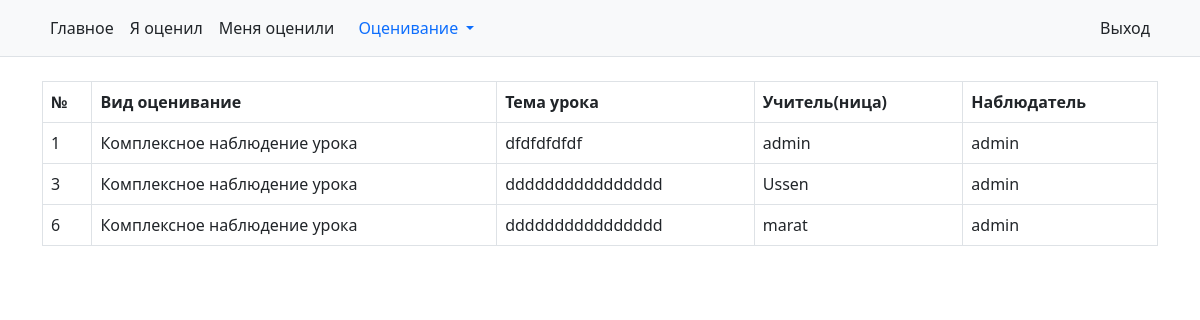
Screenshot of /assessmentfromme/ (signed in) with the database file from the repository.
### myapp/models.py (models this page shows)
class ComprehensiveControl(models.Model):
	TYPE_ASSESSMENT = [
		('Комплексное наблюдение урока', 'Комплексное наблюдение урока'),
		('Планирование урока', 'Планирование урока'),
		('Преподавание', 'Преподавание'),
		('Оценивание учебных достижений учащихся', 'Оценивание учебных достижений учащихся')
	]
	TYPE_PLAN = [
		('самостоятельно разработанного урока', 'самостоятельно разработанного урока'),
		('совместно разработанного с коллегами урока в рамках исследования урока', 'совместно разработанного с коллегами урока в рамках исследования урока'),
		('урока в рамках исследования практики', 'урока в рамках исследования практики'),
		('урока по авторской программе', 'урока по авторской программе'),
		('урока по авторской методике', 'урока по авторской методике' )
	]
	BOOL_CHOICES = [(True, 'Да'), (False, 'Нет')]
	assessment_type = models.CharField(verbose_name="Тип оценивание", choices=TYPE_ASSESSMENT, max_length=255, default="Комлексное наблюдение урока")
	lesson_title  = models.CharField(max_length=255, verbose_name='Тема урока')
	lesson = models.ForeignKey(Lesson, on_delete=models.CASCADE, verbose_name='Предмет')
	categoryclass = models.ForeignKey(CategoryClass, on_delete=models.CASCADE, verbose_name='Класс')
	date_of_observ = models.DateTimeField(verbose_name='Дата наблюдения урока', auto_now_add=True)
	teacher = models.ForeignKey(User, on_delete=models.CASCADE, verbose_name='Выберите учителя')
	goal_prof_develop = models.CharField(max_length=255, verbose_name='Цель профессионального развития на учебный год')
	observer = models.ForeignKey(User, on_delete=models.CASCADE,  verbose_name='Наблюдатель', related_name='+')
	plan = models.CharField(max_length=255, verbose_name='Предаставлен план', choices=TYPE_PLAN, default='самостоятельно разработанного урока')
	lern_obj = models.BooleanField(choices=BOOL_CHOICES, verbose_name='Цели обучения соответствуют месту и роли урока в структуре раздела, темы')
	teacher_discus = models.BooleanField(choices=BOOL_CHOICES, verbose_name='Учитель обсуждает с учащимися цели обучения и ожидаемые результаты урока')
	teacher_follows = models.BooleanField(choices=BOOL_CHOICES, verbose_name='Учитель соблюдает структуру урока в соответствии с планом (при необходимости корректирует план урока, не нарушая логической последовательности этапов урока)')
	organizestudy = models.ManyToManyField(OrganizeStudy, verbose_name='При организации изучения учебного материала учитель обеспечивает* и реализует')
	teaching_techniques = models.BooleanField(choices=BOOL_CHOICES, verbose_name='Учитель использует приемы обучения, способствующие достижению целей обучения')
	resources = models.ManyToManyField(Resources, verbose_name='Учитель использует ресурсы, направленные на:')
	teacher_monitors = models.BooleanField(choices=BOOL_CHOICES, verbose_name='Учитель отслеживает вовлеченность каждого учащегося')
	teacher_offers = models.BooleanField(choices=BOOL_CHOICES, verbose_name='Учитель предлагает учащимся критерии и дескрипторы оценивания в соответствии с целями обучения')
	teacher_support = models.BooleanField(choices=BOOL_CHOICES, verbose_name='Учитель поддерживает обучение учащихся соответствующими приемами формативного оценивания')
	teacher_provide = models.BooleanField(choices=BOOL_CHOICES, verbose_name='Учитель предоставляет конструктивную обратную связь учащимся')
	teacher_uses = models.BooleanField(choices=BOOL_CHOICES, verbose_name='Учитель использует результаты формативного оценивания для планирования уроков')
	brief_feedback_observe = models.TextField(verbose_name = 'Краткий отзыв о наблюдении урока')
	brief_feedback = models.TextField(verbose_name = 'Краткий отзыв о продвижении учителя к достижению цели профессионального развития на учебный год')

### myapp/views.py (the view)
# urls.py: path('assessmentfromme/', views.assessment_from_me, name='assessment_fromme'),
@login_required
def assessment_from_me(request):
    fromme = ComprehensiveControl.objects.filter(observer=request.user)
    return render(request, 'myapp/from_me.html', {'fromme': fromme})

### myapp/templates/myapp/from_me.html
{% extends 'myapp/base.html' %}
{% block content %}
<div class=container>
    <table class="table table-bordered mt-4">
        <thead>
            <tr>
                <th>№</th>
                <th>Вид оценивание</th>
                <th>Тема урока</th>
                <th>Учитель(ница)</th>
                <th>Наблюдатель</th>
            </tr>
        </thead>
        <tbody>
        {% for me in fromme %}
            <tr>
               <td>{{me.id}}</td>
               <td>{{me.assessment_type}}</td>
               <td>{{me.lesson_title }}</td>
               <td>{{me.teacher }}</td>
               <td>{{me.observer}}</td>
            </tr>
            {% endfor %}
        </tbody>
    </table>
</div>
{% endblock %}

### rows the page displays
ComprehensiveControl: id "1", assessment_type "Комплексное наблюдение урока", lesson_title "dfdfdfdfdf", teacher "admin", observer "admin"
ComprehensiveControl: id "3", assessment_type "Комплексное наблюдение урока", lesson_title "dddddddddddddddd", teacher "Ussen", observer "admin"
ComprehensiveControl: id "6", assessment_type "Комплексное наблюдение урока", lesson_title "dddddddddddddddd", teacher "marat", observer "admin"
